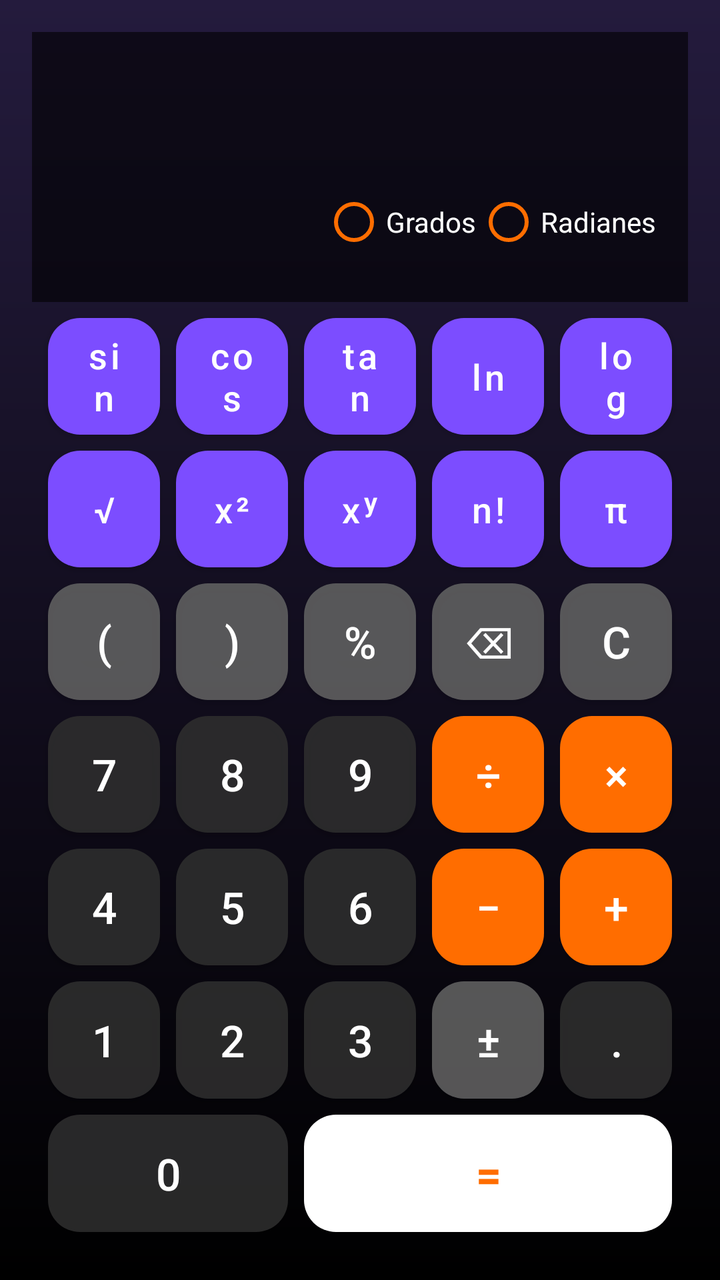
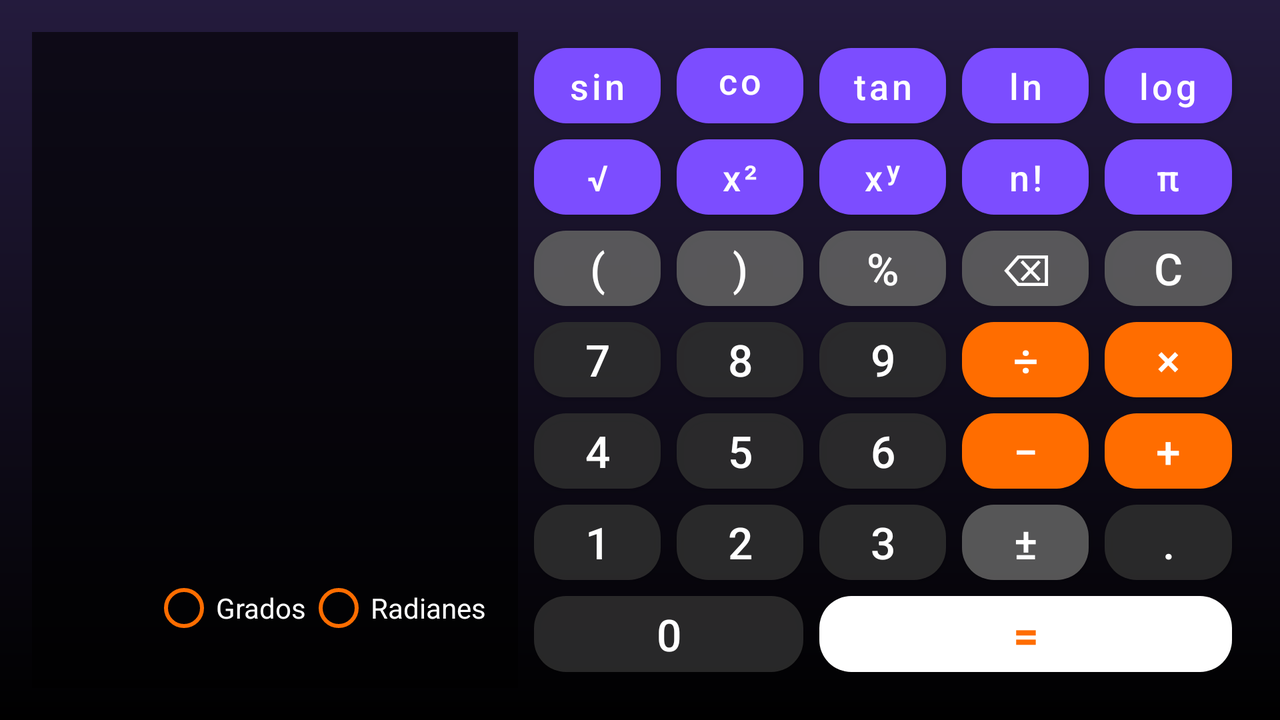

Compare how this app lays out the same screen by default and in its alternative resource folder. The renders come first, then the two layout files and the values they reference.
<!-- AndroidManifest.xml: activity theme Theme.ED1.CalculadoraCientifica -->
<!-- res/layout/activity_calculadora_cientifica.xml -->
<?xml version="1.0" encoding="utf-8"?>
<LinearLayout xmlns:android="http://schemas.android.com/apk/res/android"
    style="@style/Fondo.Pantalla"
    android:layout_width="match_parent"
    android:layout_height="match_parent"
    android:orientation="vertical">

        <LinearLayout
            style="@style/Calc.Display"
            android:layout_width="match_parent"
            android:layout_height="0dp"
            android:layout_weight="2">

            <TextView
                android:id="@+id/tvExpresion"
                style="@style/Calc.Expresion"
                android:layout_width="match_parent"
                android:layout_height="wrap_content" />

            <TextView
                android:id="@+id/tvPantalla"
                style="@style/Calc.Pantalla"
                android:layout_width="match_parent"
                android:layout_height="wrap_content" />
            <RadioGroup
                android:id="@+id/rgAngulo"
                style="@style/Calc.Angulo"
                android:layout_width="match_parent"
                android:layout_height="wrap_content">

                <RadioButton
                    android:id="@+id/rbGrados"
                    style="@style/Calc.Radio"
                    android:layout_width="wrap_content"
                    android:layout_height="wrap_content"
                    android:onClick="onModoAngulo"
                    android:text="@string/modo_grados" />

                <RadioButton
                    android:id="@+id/rbRadianes"
                    style="@style/Calc.Radio"
                    android:layout_width="wrap_content"
                    android:layout_height="wrap_content"
                    android:onClick="onModoAngulo"
                    android:text="@string/modo_radianes" />
            </RadioGroup>
        </LinearLayout>

        <LinearLayout
            style="@style/Calc.Teclado"
            android:layout_width="match_parent"
            android:layout_height="0dp"
            android:layout_weight="7">

            <LinearLayout
                style="@style/Calc.Fila"
                android:layout_width="match_parent"
                android:layout_height="0dp"
                android:layout_weight="1">
            <Button
                style="@style/Boton.Calc.Cientifico"
                android:layout_width="0dp"
                android:layout_height="match_parent"
                android:layout_weight="1"
                android:onClick="onFuncion"
                android:text="@string/calc_sin" />
            <Button
                style="@style/Boton.Calc.Cientifico"
                android:layout_width="0dp"
                android:layout_height="match_parent"
                android:layout_weight="1"
                android:onClick="onFuncion"
                android:text="@string/calc_cos" />
            <Button
                style="@style/Boton.Calc.Cientifico"
                android:layout_width="0dp"
                android:layout_height="match_parent"
                android:layout_weight="1"
                android:onClick="onFuncion"
                android:text="@string/calc_tan" />
            <Button
                style="@style/Boton.Calc.Cientifico"
                android:layout_width="0dp"
                android:layout_height="match_parent"
                android:layout_weight="1"
                android:onClick="onFuncion"
                android:text="@string/calc_ln" />
            <Button
                style="@style/Boton.Calc.Cientifico"
                android:layout_width="0dp"
                android:layout_height="match_parent"
                android:layout_weight="1"
                android:onClick="onFuncion"
                android:text="@string/calc_log" />
            </LinearLayout>

            <LinearLayout
                style="@style/Calc.Fila"
                android:layout_width="match_parent"
                android:layout_height="0dp"
                android:layout_weight="1">
            <Button
                style="@style/Boton.Calc.Cientifico"
                android:layout_width="0dp"
                android:layout_height="match_parent"
                android:layout_weight="1"
                android:onClick="onFuncion"
                android:text="@string/calc_raiz" />
            <Button
                style="@style/Boton.Calc.Cientifico"
                android:layout_width="0dp"
                android:layout_height="match_parent"
                android:layout_weight="1"
                android:onClick="onCuadrado"
                android:text="@string/calc_cuadrado" />
            <Button
                style="@style/Boton.Calc.Cientifico"
                android:layout_width="0dp"
                android:layout_height="match_parent"
                android:layout_weight="1"
                android:onClick="onPotencia"
                android:text="@string/calc_potencia" />
            <Button
                style="@style/Boton.Calc.Cientifico"
                android:layout_width="0dp"
                android:layout_height="match_parent"
                android:layout_weight="1"
                android:onClick="onFactorial"
                android:text="@string/calc_factorial" />
            <Button
                style="@style/Boton.Calc.Cientifico"
                android:layout_width="0dp"
                android:layout_height="match_parent"
                android:layout_weight="1"
                android:onClick="onPi"
                android:text="@string/calc_pi" />
            </LinearLayout>

            <LinearLayout
                style="@style/Calc.Fila"
                android:layout_width="match_parent"
                android:layout_height="0dp"
                android:layout_weight="1">
            <Button
                style="@style/Boton.Calc.Accion"
                android:layout_width="0dp"
                android:layout_height="match_parent"
                android:layout_weight="1"
                android:onClick="onParentesis"
                android:text="@string/calc_par_abre" />
            <Button
                style="@style/Boton.Calc.Accion"
                android:layout_width="0dp"
                android:layout_height="match_parent"
                android:layout_weight="1"
                android:onClick="onParentesis"
                android:text="@string/calc_par_cierra" />
            <Button
                style="@style/Boton.Calc.Accion"
                android:layout_width="0dp"
                android:layout_height="match_parent"
                android:layout_weight="1"
                android:onClick="onPorcentaje"
                android:text="@string/calc_porcentaje" />
            <Button
                style="@style/Boton.Calc.Accion"
                android:layout_width="0dp"
                android:layout_height="match_parent"
                android:layout_weight="1"
                android:onClick="onBorrar"
                android:text="@string/calc_borrar" />
            <Button
                style="@style/Boton.Calc.Accion"
                android:layout_width="0dp"
                android:layout_height="match_parent"
                android:layout_weight="1"
                android:onClick="onLimpiar"
                android:text="@string/calc_limpiar" />
            </LinearLayout>

            <LinearLayout
                style="@style/Calc.Fila"
                android:layout_width="match_parent"
                android:layout_height="0dp"
                android:layout_weight="1">
            <Button
                style="@style/Boton.Calc.Numero"
                android:layout_width="0dp"
                android:layout_height="match_parent"
                android:layout_weight="1"
                android:onClick="onDigito"
                android:text="@string/calc_7" />
            <Button
                style="@style/Boton.Calc.Numero"
                android:layout_width="0dp"
                android:layout_height="match_parent"
                android:layout_weight="1"
                android:onClick="onDigito"
                android:text="@string/calc_8" />
            <Button
                style="@style/Boton.Calc.Numero"
                android:layout_width="0dp"
                android:layout_height="match_parent"
                android:layout_weight="1"
                android:onClick="onDigito"
                android:text="@string/calc_9" />
            <Button
                style="@style/Boton.Calc.Operador"
                android:layout_width="0dp"
                android:layout_height="match_parent"
                android:layout_weight="1"
                android:onClick="onOperador"
                android:text="@string/calc_div" />
            <Button
                style="@style/Boton.Calc.Operador"
                android:layout_width="0dp"
                android:layout_height="match_parent"
                android:layout_weight="1"
                android:onClick="onOperador"
                android:text="@string/calc_mult" />
            </LinearLayout>

            <LinearLayout
                style="@style/Calc.Fila"
                android:layout_width="match_parent"
                android:layout_height="0dp"
                android:layout_weight="1">
            <Button
                style="@style/Boton.Calc.Numero"
                android:layout_width="0dp"
                android:layout_height="match_parent"
                android:layout_weight="1"
                android:onClick="onDigito"
                android:text="@string/calc_4" />
            <Button
                style="@style/Boton.Calc.Numero"
                android:layout_width="0dp"
                android:layout_height="match_parent"
                android:layout_weight="1"
                android:onClick="onDigito"
                android:text="@string/calc_5" />
            <Button
                style="@style/Boton.Calc.Numero"
                android:layout_width="0dp"
                android:layout_height="match_parent"
                android:layout_weight="1"
                android:onClick="onDigito"
                android:text="@string/calc_6" />
            <Button
                style="@style/Boton.Calc.Operador"
                android:layout_width="0dp"
                android:layout_height="match_parent"
                android:layout_weight="1"
                android:onClick="onOperador"
                android:text="@string/calc_resta" />
            <Button
                style="@style/Boton.Calc.Operador"
                android:layout_width="0dp"
                android:layout_height="match_parent"
                android:layout_weight="1"
                android:onClick="onOperador"
                android:text="@string/calc_suma" />
            </LinearLayout>

            <LinearLayout
                style="@style/Calc.Fila"
                android:layout_width="match_parent"
                android:layout_height="0dp"
                android:layout_weight="1">
            <Button
                style="@style/Boton.Calc.Numero"
                android:layout_width="0dp"
                android:layout_height="match_parent"
                android:layout_weight="1"
                android:onClick="onDigito"
                android:text="@string/calc_1" />
            <Button
                style="@style/Boton.Calc.Numero"
                android:layout_width="0dp"
                android:layout_height="match_parent"
                android:layout_weight="1"
                android:onClick="onDigito"
                android:text="@string/calc_2" />
            <Button
                style="@style/Boton.Calc.Numero"
                android:layout_width="0dp"
                android:layout_height="match_parent"
                android:layout_weight="1"
                android:onClick="onDigito"
                android:text="@string/calc_3" />
            <Button
                style="@style/Boton.Calc.Accion"
                android:layout_width="0dp"
                android:layout_height="match_parent"
                android:layout_weight="1"
                android:onClick="onSigno"
                android:text="@string/calc_signo" />
            <Button
                style="@style/Boton.Calc.Numero"
                android:layout_width="0dp"
                android:layout_height="match_parent"
                android:layout_weight="1"
                android:onClick="onPunto"
                android:text="@string/calc_punto" />
            </LinearLayout>

            <LinearLayout
                style="@style/Calc.Fila"
                android:layout_width="match_parent"
                android:layout_height="0dp"
                android:layout_weight="1">
            <Button
                style="@style/Boton.Calc.Numero"
                android:layout_width="0dp"
                android:layout_height="match_parent"
                android:layout_weight="2"
                android:onClick="onDigito"
                android:text="@string/calc_0" />
            <Button
                style="@style/Boton.Calc.Igual"
                android:layout_width="0dp"
                android:layout_height="match_parent"
                android:layout_weight="3"
                android:onClick="onIgual"
                android:text="@string/calc_igual" />
            </LinearLayout>
        </LinearLayout>
</LinearLayout>
<!-- resources referenced by this layout -->
<resources>
  <string name="calc_0">0</string>
  <string name="calc_1">1</string>
  <string name="calc_2">2</string>
  <string name="calc_3">3</string>
  <string name="calc_4">4</string>
  <string name="calc_5">5</string>
  <string name="calc_6">6</string>
  <string name="calc_7">7</string>
  <string name="calc_8">8</string>
  <string name="calc_9">9</string>
  <string name="calc_borrar">⌫</string>
  <string name="calc_cos">cos</string>
  <string name="calc_cuadrado">x²</string>
  <string name="calc_div">÷</string>
  <string name="calc_factorial">n!</string>
  <string name="calc_igual">=</string>
  <string name="calc_limpiar">C</string>
  <string name="calc_ln">ln</string>
  <string name="calc_log">log</string>
  <string name="calc_mult">×</string>
  <string name="calc_par_abre">(</string>
  <string name="calc_par_cierra">)</string>
  <string name="calc_pi">π</string>
  <string name="calc_porcentaje">%</string>
  <string name="calc_potencia">xʸ</string>
  <string name="calc_punto">.</string>
  <string name="calc_raiz">√</string>
  <string name="calc_resta">−</string>
  <string name="calc_signo">±</string>
  <string name="calc_sin">sin</string>
  <string name="calc_suma">+</string>
  <string name="calc_tan">tan</string>
  <string name="modo_grados">Grados</string>
  <string name="modo_radianes">Radianes</string>
  <style name="Boton.Calc.Accion">
          <item name="backgroundTint">@color/calc_tecla_accion</item>
      </style>
  <style name="Boton.Calc.Cientifico">
          <item name="backgroundTint">?attr/colorFuncionCientifica</item>
          <item name="android:textSize">18sp</item>
      </style>
  <style name="Boton.Calc.Igual">
          <item name="backgroundTint">@color/blanco</item>
          <item name="android:textColor">?attr/colorPrimary</item>
          <item name="android:textStyle">bold</item>
      </style>
  <style name="Boton.Calc.Numero">
          <item name="backgroundTint">@color/calc_tecla_numero</item>
      </style>
  <style name="Boton.Calc.Operador">
          <item name="backgroundTint">?attr/colorPrimary</item>
          <item name="android:textColor">?attr/colorOnPrimary</item>
      </style>
  <style name="Calc.Angulo" parent="">
          <item name="android:orientation">horizontal</item>
          <item name="android:gravity">end</item>
      </style>
  <style name="Calc.Fila" parent="">
          <item name="android:orientation">horizontal</item>
      </style>
  <style name="Calc.Radio" parent="">
          <item name="android:textColor">@color/calc_texto</item>
          <item name="android:buttonTint">?attr/colorPrimary</item>
      </style>
  <style name="Calc.Teclado" parent="">
          <item name="android:orientation">vertical</item>
          <item name="android:padding">@dimen/inset_tecla</item>
      </style>
  <style name="Fondo.Pantalla" parent="">
          <item name="android:background">?attr/fondoPantalla</item>
          <item name="android:padding">@dimen/padding_pantalla</item>
      </style>
  <style name="Theme.ED1.CalculadoraCientifica" parent="Theme.ED1.Calculadora">
          <item name="colorFuncionCientifica">@color/morado_cientifico</item>
          <item name="fondoPantalla">@drawable/fondo_calculadora_cientifica</item>
      </style>
  <color name="calc_tecla_accion">#E0616161</color>
  <color name="blanco">#FFFFFF</color>
  <color name="calc_tecla_numero">#E02E2E2E</color>
  <color name="calc_pantalla">#99000000</color>
  <dimen name="padding_tarjeta">16dp</dimen>
  <color name="calc_texto_secundario">#B3FFFFFF</color>
  <dimen name="texto_calc_expresion">20sp</dimen>
  <color name="calc_texto">@color/blanco</color>
  <dimen name="texto_calc_pantalla_min">18sp</dimen>
  <dimen name="texto_calc_pantalla_max">52sp</dimen>
  <dimen name="inset_tecla">4dp</dimen>
  <dimen name="padding_pantalla">16dp</dimen>
  <color name="morado_cientifico">#7C4DFF</color>
  <color name="naranja">#FF6D00</color>
  <color name="negro">#000000</color>
  <color name="calc_superficie">#CC000000</color>
  <!-- some entries are left out for length -->
</resources>
<!-- res/layout-land/activity_calculadora_cientifica.xml (the repository's variant of the layout above) -->
<!-- drawn on the phone turned sideways -->
<?xml version="1.0" encoding="utf-8"?>
<LinearLayout xmlns:android="http://schemas.android.com/apk/res/android"
    style="@style/Fondo.Pantalla"
    android:layout_width="match_parent"
    android:layout_height="match_parent"
    android:orientation="horizontal">

        <LinearLayout
            style="@style/Calc.Display"
            android:layout_width="0dp"
            android:layout_height="match_parent"
            android:layout_weight="2">

            <TextView
                android:id="@+id/tvExpresion"
                style="@style/Calc.Expresion"
                android:layout_width="match_parent"
                android:layout_height="wrap_content" />

            <TextView
                android:id="@+id/tvPantalla"
                style="@style/Calc.Pantalla"
                android:layout_width="match_parent"
                android:layout_height="wrap_content" />
            <RadioGroup
                android:id="@+id/rgAngulo"
                style="@style/Calc.Angulo"
                android:layout_width="match_parent"
                android:layout_height="wrap_content">

                <RadioButton
                    android:id="@+id/rbGrados"
                    style="@style/Calc.Radio"
                    android:layout_width="wrap_content"
                    android:layout_height="wrap_content"
                    android:onClick="onModoAngulo"
                    android:text="@string/modo_grados" />

                <RadioButton
                    android:id="@+id/rbRadianes"
                    style="@style/Calc.Radio"
                    android:layout_width="wrap_content"
                    android:layout_height="wrap_content"
                    android:onClick="onModoAngulo"
                    android:text="@string/modo_radianes" />
            </RadioGroup>
        </LinearLayout>

        <LinearLayout
            style="@style/Calc.Teclado"
            android:layout_width="0dp"
            android:layout_height="match_parent"
            android:layout_weight="3">

            <LinearLayout
                style="@style/Calc.Fila"
                android:layout_width="match_parent"
                android:layout_height="0dp"
                android:layout_weight="1">
            <Button
                style="@style/Boton.Calc.Cientifico"
                android:layout_width="0dp"
                android:layout_height="match_parent"
                android:layout_weight="1"
                android:onClick="onFuncion"
                android:text="@string/calc_sin" />
            <Button
                style="@style/Boton.Calc.Cientifico"
                android:layout_width="0dp"
                android:layout_height="match_parent"
                android:layout_weight="1"
                android:onClick="onFuncion"
                android:text="@string/calc_cos" />
            <Button
                style="@style/Boton.Calc.Cientifico"
                android:layout_width="0dp"
                android:layout_height="match_parent"
                android:layout_weight="1"
                android:onClick="onFuncion"
                android:text="@string/calc_tan" />
            <Button
                style="@style/Boton.Calc.Cientifico"
                android:layout_width="0dp"
                android:layout_height="match_parent"
                android:layout_weight="1"
                android:onClick="onFuncion"
                android:text="@string/calc_ln" />
            <Button
                style="@style/Boton.Calc.Cientifico"
                android:layout_width="0dp"
                android:layout_height="match_parent"
                android:layout_weight="1"
                android:onClick="onFuncion"
                android:text="@string/calc_log" />
            </LinearLayout>

            <LinearLayout
                style="@style/Calc.Fila"
                android:layout_width="match_parent"
                android:layout_height="0dp"
                android:layout_weight="1">
            <Button
                style="@style/Boton.Calc.Cientifico"
                android:layout_width="0dp"
                android:layout_height="match_parent"
                android:layout_weight="1"
                android:onClick="onFuncion"
                android:text="@string/calc_raiz" />
            <Button
                style="@style/Boton.Calc.Cientifico"
                android:layout_width="0dp"
                android:layout_height="match_parent"
                android:layout_weight="1"
                android:onClick="onCuadrado"
                android:text="@string/calc_cuadrado" />
            <Button
                style="@style/Boton.Calc.Cientifico"
                android:layout_width="0dp"
                android:layout_height="match_parent"
                android:layout_weight="1"
                android:onClick="onPotencia"
                android:text="@string/calc_potencia" />
            <Button
                style="@style/Boton.Calc.Cientifico"
                android:layout_width="0dp"
                android:layout_height="match_parent"
                android:layout_weight="1"
                android:onClick="onFactorial"
                android:text="@string/calc_factorial" />
            <Button
                style="@style/Boton.Calc.Cientifico"
                android:layout_width="0dp"
                android:layout_height="match_parent"
                android:layout_weight="1"
                android:onClick="onPi"
                android:text="@string/calc_pi" />
            </LinearLayout>

            <LinearLayout
                style="@style/Calc.Fila"
                android:layout_width="match_parent"
                android:layout_height="0dp"
                android:layout_weight="1">
            <Button
                style="@style/Boton.Calc.Accion"
                android:layout_width="0dp"
                android:layout_height="match_parent"
                android:layout_weight="1"
                android:onClick="onParentesis"
                android:text="@string/calc_par_abre" />
            <Button
                style="@style/Boton.Calc.Accion"
                android:layout_width="0dp"
                android:layout_height="match_parent"
                android:layout_weight="1"
                android:onClick="onParentesis"
                android:text="@string/calc_par_cierra" />
            <Button
                style="@style/Boton.Calc.Accion"
                android:layout_width="0dp"
                android:layout_height="match_parent"
                android:layout_weight="1"
                android:onClick="onPorcentaje"
                android:text="@string/calc_porcentaje" />
            <Button
                style="@style/Boton.Calc.Accion"
                android:layout_width="0dp"
                android:layout_height="match_parent"
                android:layout_weight="1"
                android:onClick="onBorrar"
                android:text="@string/calc_borrar" />
            <Button
                style="@style/Boton.Calc.Accion"
                android:layout_width="0dp"
                android:layout_height="match_parent"
                android:layout_weight="1"
                android:onClick="onLimpiar"
                android:text="@string/calc_limpiar" />
            </LinearLayout>

            <LinearLayout
                style="@style/Calc.Fila"
                android:layout_width="match_parent"
                android:layout_height="0dp"
                android:layout_weight="1">
            <Button
                style="@style/Boton.Calc.Numero"
                android:layout_width="0dp"
                android:layout_height="match_parent"
                android:layout_weight="1"
                android:onClick="onDigito"
                android:text="@string/calc_7" />
            <Button
                style="@style/Boton.Calc.Numero"
                android:layout_width="0dp"
                android:layout_height="match_parent"
                android:layout_weight="1"
                android:onClick="onDigito"
                android:text="@string/calc_8" />
            <Button
                style="@style/Boton.Calc.Numero"
                android:layout_width="0dp"
                android:layout_height="match_parent"
                android:layout_weight="1"
                android:onClick="onDigito"
                android:text="@string/calc_9" />
            <Button
                style="@style/Boton.Calc.Operador"
                android:layout_width="0dp"
                android:layout_height="match_parent"
                android:layout_weight="1"
                android:onClick="onOperador"
                android:text="@string/calc_div" />
            <Button
                style="@style/Boton.Calc.Operador"
                android:layout_width="0dp"
                android:layout_height="match_parent"
                android:layout_weight="1"
                android:onClick="onOperador"
                android:text="@string/calc_mult" />
            </LinearLayout>

            <LinearLayout
                style="@style/Calc.Fila"
                android:layout_width="match_parent"
                android:layout_height="0dp"
                android:layout_weight="1">
            <Button
                style="@style/Boton.Calc.Numero"
                android:layout_width="0dp"
                android:layout_height="match_parent"
                android:layout_weight="1"
                android:onClick="onDigito"
                android:text="@string/calc_4" />
            <Button
                style="@style/Boton.Calc.Numero"
                android:layout_width="0dp"
                android:layout_height="match_parent"
                android:layout_weight="1"
                android:onClick="onDigito"
                android:text="@string/calc_5" />
            <Button
                style="@style/Boton.Calc.Numero"
                android:layout_width="0dp"
                android:layout_height="match_parent"
                android:layout_weight="1"
                android:onClick="onDigito"
                android:text="@string/calc_6" />
            <Button
                style="@style/Boton.Calc.Operador"
                android:layout_width="0dp"
                android:layout_height="match_parent"
                android:layout_weight="1"
                android:onClick="onOperador"
                android:text="@string/calc_resta" />
            <Button
                style="@style/Boton.Calc.Operador"
                android:layout_width="0dp"
                android:layout_height="match_parent"
                android:layout_weight="1"
                android:onClick="onOperador"
                android:text="@string/calc_suma" />
            </LinearLayout>

            <LinearLayout
                style="@style/Calc.Fila"
                android:layout_width="match_parent"
                android:layout_height="0dp"
                android:layout_weight="1">
            <Button
                style="@style/Boton.Calc.Numero"
                android:layout_width="0dp"
                android:layout_height="match_parent"
                android:layout_weight="1"
                android:onClick="onDigito"
                android:text="@string/calc_1" />
            <Button
                style="@style/Boton.Calc.Numero"
                android:layout_width="0dp"
                android:layout_height="match_parent"
                android:layout_weight="1"
                android:onClick="onDigito"
                android:text="@string/calc_2" />
            <Button
                style="@style/Boton.Calc.Numero"
                android:layout_width="0dp"
                android:layout_height="match_parent"
                android:layout_weight="1"
                android:onClick="onDigito"
                android:text="@string/calc_3" />
            <Button
                style="@style/Boton.Calc.Accion"
                android:layout_width="0dp"
                android:layout_height="match_parent"
                android:layout_weight="1"
                android:onClick="onSigno"
                android:text="@string/calc_signo" />
            <Button
                style="@style/Boton.Calc.Numero"
                android:layout_width="0dp"
                android:layout_height="match_parent"
                android:layout_weight="1"
                android:onClick="onPunto"
                android:text="@string/calc_punto" />
            </LinearLayout>

            <LinearLayout
                style="@style/Calc.Fila"
                android:layout_width="match_parent"
                android:layout_height="0dp"
                android:layout_weight="1">
            <Button
                style="@style/Boton.Calc.Numero"
                android:layout_width="0dp"
                android:layout_height="match_parent"
                android:layout_weight="2"
                android:onClick="onDigito"
                android:text="@string/calc_0" />
            <Button
                style="@style/Boton.Calc.Igual"
                android:layout_width="0dp"
                android:layout_height="match_parent"
                android:layout_weight="3"
                android:onClick="onIgual"
                android:text="@string/calc_igual" />
            </LinearLayout>
        </LinearLayout>
</LinearLayout>
